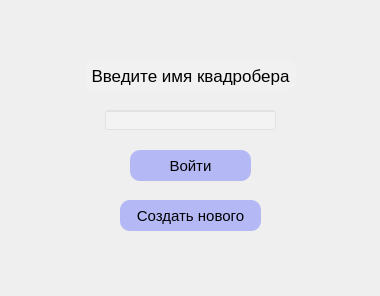
<?xml version="1.0" encoding="UTF-8"?>
<ui version="4.0">
 <class>Form</class>
 <widget class="QWidget" name="Form">
  <property name="geometry">
   <rect>
    <x>0</x>
    <y>0</y>
    <width>380</width>
    <height>296</height>
   </rect>
  </property>
  <property name="windowTitle">
   <string>Form</string>
  </property>
  <property name="styleSheet">
   <string notr="true"/>
  </property>
  <widget class="QLabel" name="info">
   <property name="geometry">
    <rect>
     <x>85</x>
     <y>60</y>
     <width>211</width>
     <height>31</height>
    </rect>
   </property>
   <property name="font">
    <font>
     <pointsize>13</pointsize>
    </font>
   </property>
   <property name="styleSheet">
    <string notr="true">QLabel {
background-color: rgba(255,250,255,50);
border-radius: 10%;
padding : 5%;
}</string>
   </property>
   <property name="text">
    <string>Введите имя квадробера</string>
   </property>
   <property name="alignment">
    <set>Qt::AlignCenter</set>
   </property>
  </widget>
  <widget class="QLineEdit" name="name_input">
   <property name="geometry">
    <rect>
     <x>105</x>
     <y>110</y>
     <width>171</width>
     <height>20</height>
    </rect>
   </property>
   <property name="styleSheet">
    <string notr="true">QLineEdit{
background-color: rgba(255,255,255,60)
}</string>
   </property>
  </widget>
  <widget class="QPushButton" name="login">
   <property name="geometry">
    <rect>
     <x>130</x>
     <y>150</y>
     <width>121</width>
     <height>31</height>
    </rect>
   </property>
   <property name="font">
    <font>
     <pointsize>11</pointsize>
    </font>
   </property>
   <property name="styleSheet">
    <string notr="true">QPushButton{
border: transparent solid;
background-color: rgba(88,101,255,100);
border-radius: 10%;

}
QPushButton:hover{
background-color: rgba(90,90,90,100);
}</string>
   </property>
   <property name="text">
    <string>Войти</string>
   </property>
  </widget>
  <widget class="QPushButton" name="registration">
   <property name="geometry">
    <rect>
     <x>120</x>
     <y>200</y>
     <width>141</width>
     <height>31</height>
    </rect>
   </property>
   <property name="font">
    <font>
     <pointsize>11</pointsize>
    </font>
   </property>
   <property name="styleSheet">
    <string notr="true">QPushButton{
border: transparent solid;
background-color: rgba(88,101,255,100);
border-radius: 10%;

}
QPushButton:hover{
background-color: rgba(90,90,90,100);
}</string>
   </property>
   <property name="text">
    <string>Создать нового</string>
   </property>
  </widget>
  <widget class="QLabel" name="error_photo">
   <property name="geometry">
    <rect>
     <x>70</x>
     <y>250</y>
     <width>31</width>
     <height>31</height>
    </rect>
   </property>
   <property name="text">
    <string/>
   </property>
   <property name="scaledContents">
    <bool>true</bool>
   </property>
  </widget>
  <widget class="QLabel" name="error">
   <property name="geometry">
    <rect>
     <x>120</x>
     <y>250</y>
     <width>241</width>
     <height>31</height>
    </rect>
   </property>
   <property name="font">
    <font>
     <pointsize>11</pointsize>
    </font>
   </property>
   <property name="text">
    <string/>
   </property>
   <property name="scaledContents">
    <bool>true</bool>
   </property>
  </widget>
 </widget>
 <resources/>
 <connections/>
</ui>
